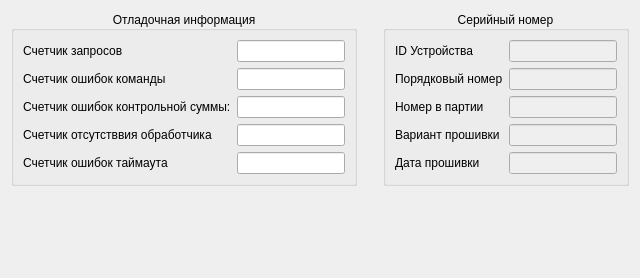
         <widget class="QWidget" name="tabInfo">
          <attribute name="title">
           <string>Информация</string>
          </attribute>
          <layout class="QVBoxLayout" name="verticalLayout_36">
           <item>
            <layout class="QHBoxLayout" name="horizontalLayout_17">
             <item>
              <widget class="QGroupBox" name="groupDebugInfo">
               <property name="sizePolicy">
                <sizepolicy hsizetype="Expanding" vsizetype="Expanding">
                 <horstretch>0</horstretch>
                 <verstretch>0</verstretch>
                </sizepolicy>
               </property>
               <property name="title">
                <string>Отладочная информация</string>
               </property>
               <property name="alignment">
                <set>Qt::AlignCenter</set>
               </property>
               <layout class="QVBoxLayout" name="verticalLayout_35">
                <item>
                 <layout class="QGridLayout" name="gridLayout_3">
                  <item row="1" column="1">
                   <widget class="QLineEdit" name="lineEditErrorCmdCounter">
                    <property name="sizePolicy">
                     <sizepolicy hsizetype="Expanding" vsizetype="Fixed">
                      <horstretch>0</horstretch>
                      <verstretch>0</verstretch>
                     </sizepolicy>
                    </property>
                    <property name="maxLength">
                     <number>5</number>
                    </property>
                    <property name="alignment">
                     <set>Qt::AlignCenter</set>
                    </property>
                    <property name="readOnly">
                     <bool>true</bool>
                    </property>
                   </widget>
                  </item>
                  <item row="0" column="0">
                   <widget class="QLabel" name="label_34">
                    <property name="sizePolicy">
                     <sizepolicy hsizetype="Expanding" vsizetype="Preferred">
                      <horstretch>0</horstretch>
                      <verstretch>0</verstretch>
                     </sizepolicy>
                    </property>
                    <property name="text">
                     <string>Счетчик запросов</string>
                    </property>
                    <property name="scaledContents">
                     <bool>true</bool>
                    </property>
                   </widget>
                  </item>
                  <item row="2" column="0">
                   <widget class="QLabel" name="label_28">
                    <property name="sizePolicy">
                     <sizepolicy hsizetype="Expanding" vsizetype="Preferred">
                      <horstretch>0</horstretch>
                      <verstretch>0</verstretch>
                     </sizepolicy>
                    </property>
                    <property name="text">
                     <string>Счетчик ошибок контрольной суммы:</string>
                    </property>
                    <property name="scaledContents">
                     <bool>true</bool>
                    </property>
                   </widget>
                  </item>
                  <item row="3" column="1">
                   <widget class="QLineEdit" name="lineEditErrorProcessCounter">
                    <property name="sizePolicy">
                     <sizepolicy hsizetype="Expanding" vsizetype="Fixed">
                      <horstretch>0</horstretch>
                      <verstretch>0</verstretch>
                     </sizepolicy>
                    </property>
                    <property name="maxLength">
                     <number>5</number>
                    </property>
                    <property name="alignment">
                     <set>Qt::AlignCenter</set>
                    </property>
                    <property name="readOnly">
                     <bool>true</bool>
                    </property>
                   </widget>
                  </item>
                  <item row="1" column="0">
                   <widget class="QLabel" name="label_27">
                    <property name="sizePolicy">
                     <sizepolicy hsizetype="Expanding" vsizetype="Preferred">
                      <horstretch>0</horstretch>
                      <verstretch>0</verstretch>
                     </sizepolicy>
                    </property>
                    <property name="text">
                     <string>Счетчик ошибок команды</string>
                    </property>
                    <property name="scaledContents">
                     <bool>true</bool>
                    </property>
                   </widget>
                  </item>
                  <item row="3" column="0">
                   <widget class="QLabel" name="label_35">
                    <property name="sizePolicy">
                     <sizepolicy hsizetype="Expanding" vsizetype="Preferred">
                      <horstretch>0</horstretch>
                      <verstretch>0</verstretch>
                     </sizepolicy>
                    </property>
                    <property name="text">
                     <string>Счетчик отсутстввия обработчика</string>
                    </property>
                    <property name="scaledContents">
                     <bool>true</bool>
                    </property>
                   </widget>
                  </item>
                  <item row="0" column="1">
                   <widget class="QLineEdit" name="lineEditRequestCounter">
                    <property name="sizePolicy">
                     <sizepolicy hsizetype="Expanding" vsizetype="Fixed">
                      <horstretch>0</horstretch>
                      <verstretch>0</verstretch>
                     </sizepolicy>
                    </property>
                    <property name="maxLength">
                     <number>5</number>
                    </property>
                    <property name="alignment">
                     <set>Qt::AlignCenter</set>
                    </property>
                    <property name="readOnly">
                     <bool>true</bool>
                    </property>
                   </widget>
                  </item>
                  <item row="2" column="1">
                   <widget class="QLineEdit" name="lineEditErrorChecksumCounter">
                    <property name="sizePolicy">
                     <sizepolicy hsizetype="Expanding" vsizetype="Fixed">
                      <horstretch>0</horstretch>
                      <verstretch>0</verstretch>
                     </sizepolicy>
                    </property>
                    <property name="maxLength">
                     <number>5</number>
                    </property>
                    <property name="alignment">
                     <set>Qt::AlignCenter</set>
                    </property>
                    <property name="readOnly">
                     <bool>true</bool>
                    </property>
                   </widget>
                  </item>
                  <item row="4" column="0">
                   <widget class="QLabel" name="label_36">
                    <property name="sizePolicy">
                     <sizepolicy hsizetype="Expanding" vsizetype="Preferred">
                      <horstretch>0</horstretch>
                      <verstretch>0</verstretch>
                     </sizepolicy>
                    </property>
                    <property name="text">
                     <string>Счетчик ошибок таймаута</string>
                    </property>
                    <property name="scaledContents">
                     <bool>true</bool>
                    </property>
                   </widget>
                  </item>
                  <item row="4" column="1">
                   <widget class="QLineEdit" name="lineEditErrorTimeoutCounter">
                    <property name="sizePolicy">
                     <sizepolicy hsizetype="Expanding" vsizetype="Fixed">
                      <horstretch>0</horstretch>
                      <verstretch>0</verstretch>
                     </sizepolicy>
                    </property>
                    <property name="maxLength">
                     <number>5</number>
                    </property>
                    <property name="alignment">
                     <set>Qt::AlignCenter</set>
                    </property>
                    <property name="readOnly">
                     <bool>true</bool>
                    </property>
                   </widget>
                  </item>
                 </layout>
                </item>
               </layout>
              </widget>
             </item>
             <item>
              <spacer name="horizontalSpacer_12">
               <property name="orientation">
                <enum>Qt::Horizontal</enum>
               </property>
               <property name="sizeHint" stdset="0">
                <size>
                 <width>20</width>
                 <height>20</height>
                </size>
               </property>
              </spacer>
             </item>
             <item>
              <widget class="QGroupBox" name="groupSerialNumber">
               <property name="title">
                <string>Серийный номер</string>
               </property>
               <property name="alignment">
                <set>Qt::AlignCenter</set>
               </property>
               <layout class="QHBoxLayout" name="horizontalLayout_73">
                <item>
                 <layout class="QGridLayout" name="gridLayout_4">
                  <item row="0" column="1">
                   <widget class="QLineEdit" name="leDeviceID">
                    <property name="enabled">
                     <bool>false</bool>
                    </property>
                    <property name="sizePolicy">
                     <sizepolicy hsizetype="Expanding" vsizetype="Fixed">
                      <horstretch>0</horstretch>
                      <verstretch>0</verstretch>
                     </sizepolicy>
                    </property>
                    <property name="alignment">
                     <set>Qt::AlignCenter</set>
                    </property>
                    <property name="readOnly">
                     <bool>true</bool>
                    </property>
                   </widget>
                  </item>
                  <item row="1" column="0">
                   <widget class="QLabel" name="label_30">
                    <property name="text">
                     <string>Порядковый номер</string>
                    </property>
                    <property name="scaledContents">
                     <bool>true</bool>
                    </property>
                   </widget>
                  </item>
                  <item row="3" column="0">
                   <widget class="QLabel" name="label_32">
                    <property name="text">
                     <string>Вариант прошивки</string>
                    </property>
                    <property name="scaledContents">
                     <bool>true</bool>
                    </property>
                   </widget>
                  </item>
                  <item row="1" column="1">
                   <widget class="QLineEdit" name="leDeviceNumber">
                    <property name="enabled">
                     <bool>false</bool>
                    </property>
                    <property name="sizePolicy">
                     <sizepolicy hsizetype="Expanding" vsizetype="Fixed">
                      <horstretch>0</horstretch>
                      <verstretch>0</verstretch>
                     </sizepolicy>
                    </property>
                    <property name="alignment">
                     <set>Qt::AlignCenter</set>
                    </property>
                    <property name="readOnly">
                     <bool>true</bool>
                    </property>
                   </widget>
                  </item>
                  <item row="2" column="0">
                   <widget class="QLabel" name="label_31">
                    <property name="text">
                     <string>Номер в партии</string>
                    </property>
                    <property name="scaledContents">
                     <bool>true</bool>
                    </property>
                   </widget>
                  </item>
                  <item row="2" column="1">
                   <widget class="QLineEdit" name="leDeviceLotNum">
                    <property name="enabled">
                     <bool>false</bool>
                    </property>
                    <property name="sizePolicy">
                     <sizepolicy hsizetype="Expanding" vsizetype="Fixed">
                      <horstretch>0</horstretch>
                      <verstretch>0</verstretch>
                     </sizepolicy>
                    </property>
                    <property name="alignment">
                     <set>Qt::AlignCenter</set>
                    </property>
                    <property name="readOnly">
                     <bool>true</bool>
                    </property>
                   </widget>
                  </item>
                  <item row="3" column="1">
                   <widget class="QLineEdit" name="leDeviceFirmwareVar">
                    <property name="enabled">
                     <bool>false</bool>
                    </property>
                    <property name="sizePolicy">
                     <sizepolicy hsizetype="Expanding" vsizetype="Fixed">
                      <horstretch>0</horstretch>
                      <verstretch>0</verstretch>
                     </sizepolicy>
                    </property>
                    <property name="alignment">
                     <set>Qt::AlignCenter</set>
                    </property>
                    <property name="readOnly">
                     <bool>true</bool>
                    </property>
                   </widget>
                  </item>
                  <item row="0" column="0">
                   <widget class="QLabel" name="label_29">
                    <property name="text">
                     <string>ID Устройства</string>
                    </property>
                    <property name="scaledContents">
                     <bool>true</bool>
                    </property>
                   </widget>
                  </item>
                  <item row="4" column="0">
                   <widget class="QLabel" name="label_33">
                    <property name="text">
                     <string>Дата прошивки</string>
                    </property>
                    <property name="scaledContents">
                     <bool>true</bool>
                    </property>
                   </widget>
                  </item>
                  <item row="4" column="1">
                   <widget class="QLineEdit" name="leDeviceFirmwareDate">
                    <property name="enabled">
                     <bool>false</bool>
                    </property>
                    <property name="sizePolicy">
                     <sizepolicy hsizetype="Expanding" vsizetype="Fixed">
                      <horstretch>0</horstretch>
                      <verstretch>0</verstretch>
                     </sizepolicy>
                    </property>
                    <property name="alignment">
                     <set>Qt::AlignCenter</set>
                    </property>
                    <property name="readOnly">
                     <bool>true</bool>
                    </property>
                   </widget>
                  </item>
                 </layout>
                </item>
               </layout>
              </widget>
             </item>
            </layout>
           </item>
           <item>
            <spacer name="verticalSpacer">
             <property name="orientation">
              <enum>Qt::Vertical</enum>
             </property>
             <property name="sizeHint" stdset="0">
              <size>
               <width>20</width>
               <height>81</height>
              </size>
             </property>
            </spacer>
           </item>
          </layout>
         </widget>
